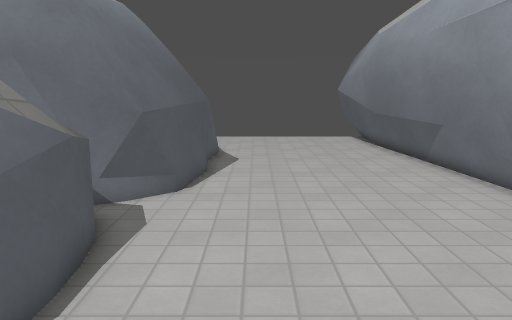
view 1 (above)

14 first-person views from a walk through a 3-D level made in the Godot game engine. The camera is 1.5 m above the floor, tilts 10° down and sees 70° across. The floor is counted in squares, 0.5 m on a side. Each view is taken from the middle of a square. On the plan, view 1 faces up. The plan holds only what a view shows up to about 20 squares ahead; the rest is blank. The place goes on beyond the plan. Surface patterns are stand-ins for the level's own textures.

view 2
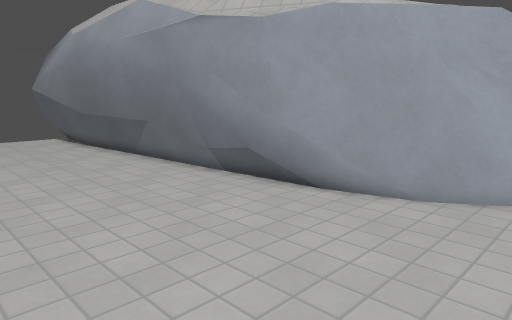

view 3
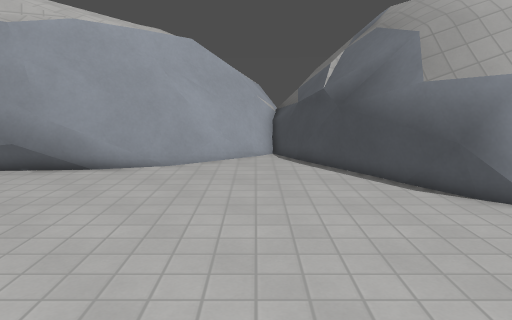

view 4
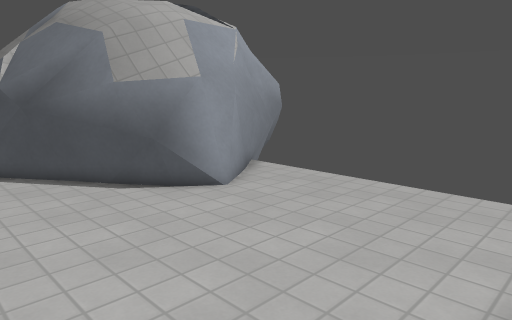

view 5
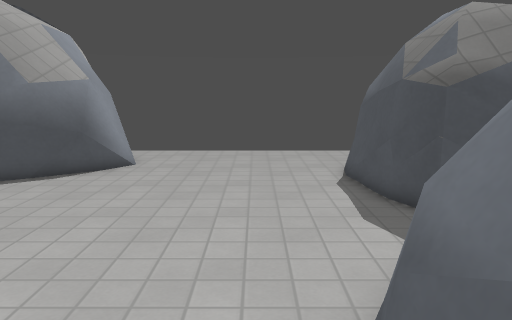

view 6
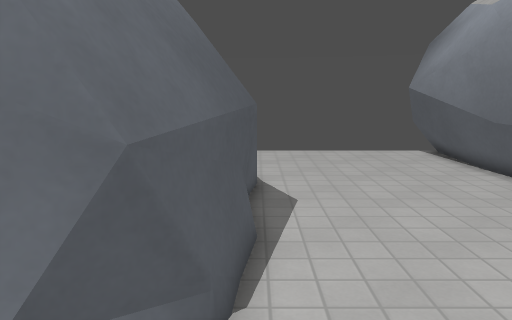

view 7
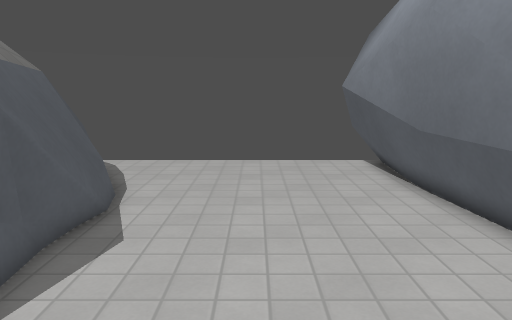

view 8
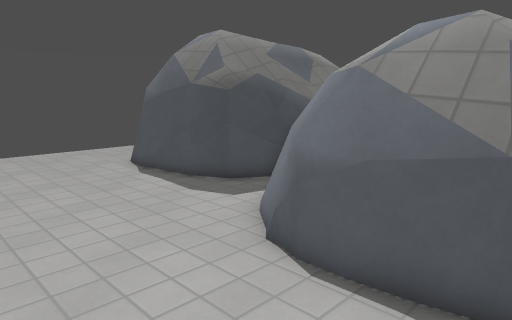

view 9
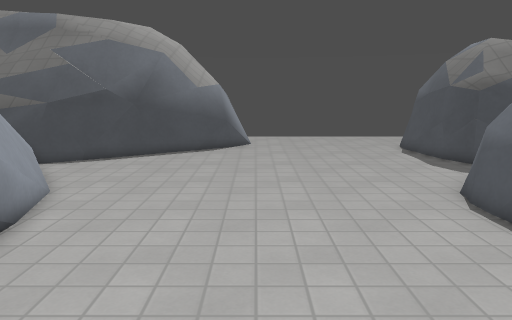

view 10
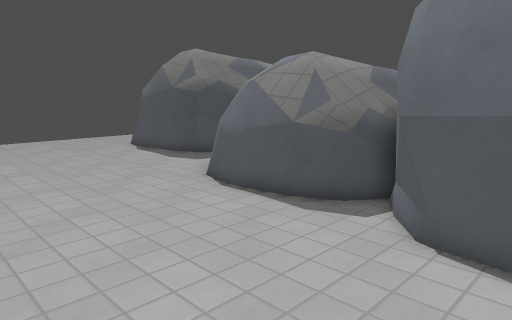

view 11
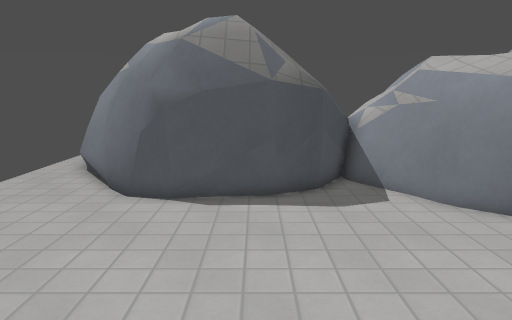

view 12
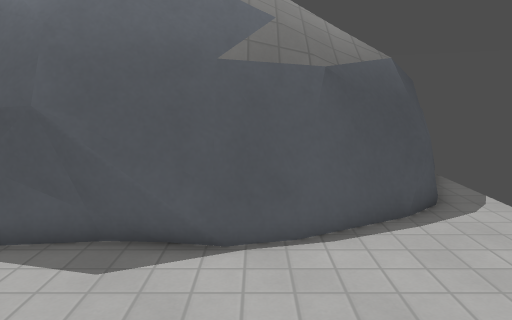

view 13
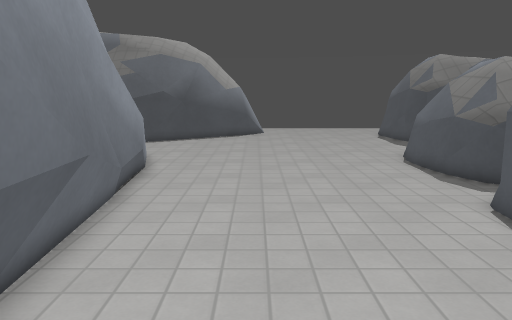

view 14
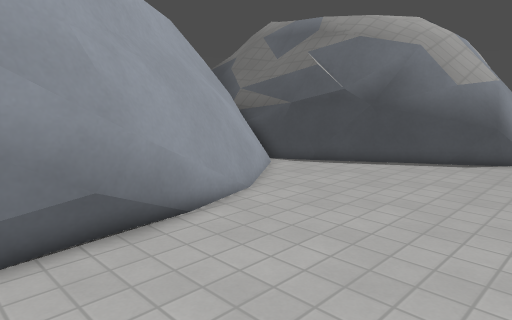

### Floor plan
Key: @ floor where view 1 was taken; # wall or solid block; . floor; = window, fence, low wall or low ledge; ^ raised ledge.
Columns run from 11 left of view 1 to 15 right of it. Each row starts with its distance up from view 1.
 26      ............#
 25     ##=..........#
 24      ##=.........#
 23      ##=.........#
 22       ##=........##
 21        #=........##
 20        ##=........#
 19        ##=........#
 18         #=........#
 17         ##........#
 16         ##........#
 15         ##........#
 14         ##........##
 13         #=........##
 12         #=.........#
 11        ##..........#
 10       ###..........#
  9     ###=...........#
  8     #^^^...........##
  7       ##=..........=#
  6        #=...........##
  5        #=...........=##
  4       ##=...........=##
  3      ###.............=##
  2    ####=.............=###
  1    ##==...............=###
  0    #=......@...........=##
 -1    #...................==#
 -2    ###..................=^#
 -3      #................#####
 -4      #..............####
 -5      #............####
 -6      #...........###
 -7     ##..........=#
 -8    ###.........=##
 -9   ##=..........=#
-10 ###=...........=#
-11 #=..............#
-12 ................#
-13                 #

Where each view was taken, in squares from view 1:
view 1: 0 up, 0 right, facing up
view 2: 1 down, 1 left, facing up-right
view 3: 1 down, 6 left, facing right
view 4: 1 down, 6 left, facing down-right
view 5: 7 up, 2 left, facing down
view 6: 7 up, 2 left, facing up
view 7: 10 up, 2 right, facing up
view 8: 8 up, 2 right, facing down-left
view 9: 14 up, 3 right, facing down
view 10: 14 up, 5 right, facing down-left
view 11: 4 down, 5 right, facing left
view 12: 20 up, 5 right, facing left
view 13: 21 up, 4 right, facing down
view 14: 11 up, 1 right, facing down-right
